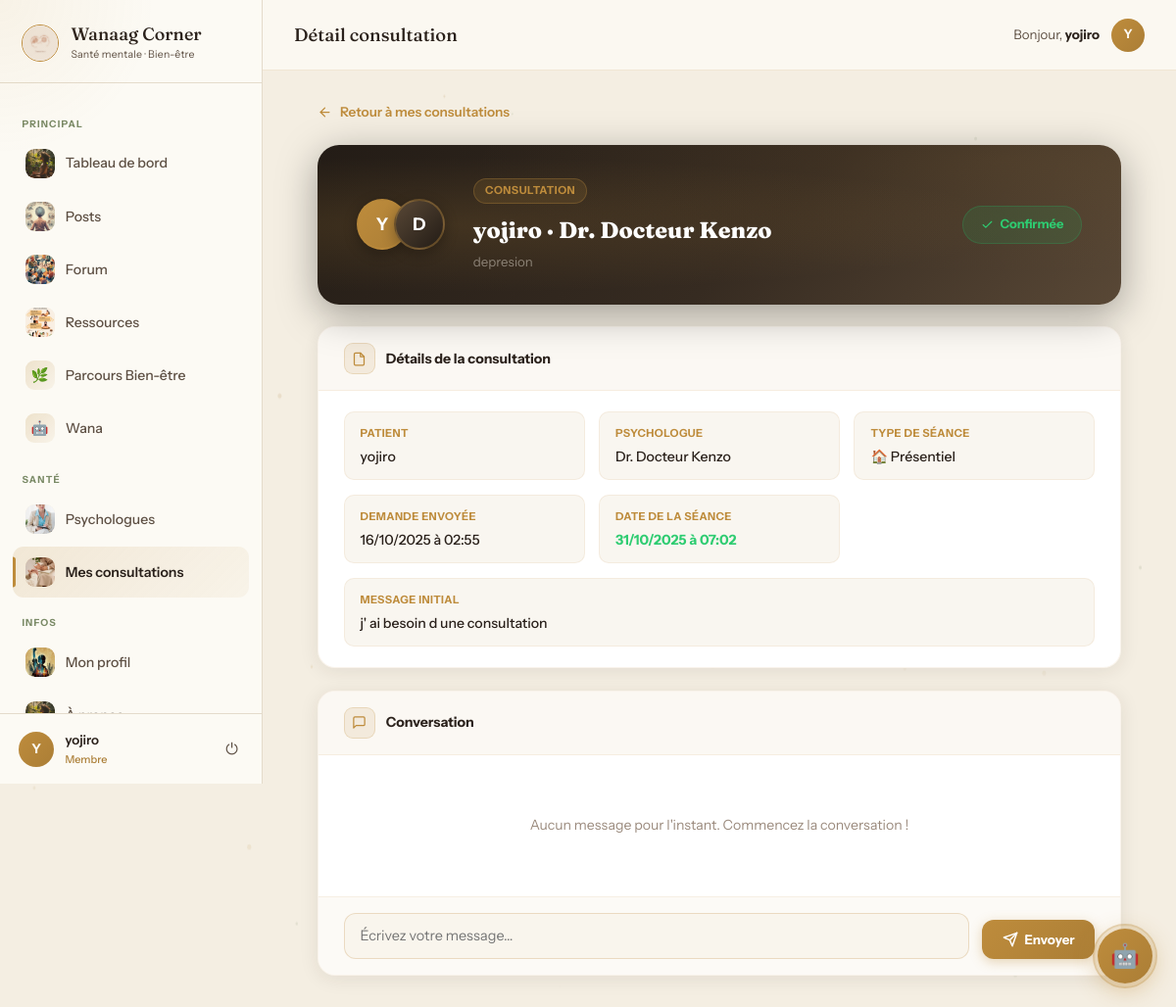
/consultation/1/ (signed in), run on the app's committed database.
### application/models.py (models this page shows, shortened)
class CustomUser(AbstractUser):
    pseudonyme = models.CharField(max_length=50, unique=True)
    email = models.EmailField(unique=True)
    photo = models.ImageField(upload_to='profiles/', blank=True, null=True, verbose_name="Photo de profil")
    bio = models.TextField(blank=True, max_length=300, verbose_name="Bio")
    USERNAME_FIELD = 'email'
    REQUIRED_FIELDS = ['username', 'pseudonyme']
    class Meta:
        verbose_name = 'Utilisateur'
        verbose_name_plural = 'Utilisateurs'

class ConsultationRequest(models.Model):
    STATUS_CHOICES = [
        ('en_attente', '⏳ En attente'),
        ('confirmee', '✅ Confirmée'),
        ('rejetee', '❌ Rejetée'),
        ('completee', '🏁 Complétée'),
        ('annulee', '🚫 Annulée'),
    ]
    TYPE_SEANCE_CHOICES = [
        ('presentiel', 'Présentiel'),
        ('visio', 'Visioconférence'),
    ]
    utilisateur = models.ForeignKey(
        settings.AUTH_USER_MODEL,
        on_delete=models.CASCADE,
        related_name='consultation_requests'
    )
    psychologue = models.ForeignKey(
        Psychologue,
        on_delete=models.CASCADE,
        related_name='consultation_requests'
    )
    sujet = models.CharField(max_length=200)
    message = models.TextField(max_length=2000)
    type_seance = models.CharField(
        max_length=15, choices=TYPE_SEANCE_CHOICES, default='presentiel',
        verbose_name="Type de séance"
    )
    statut = models.CharField(
        max_length=20,
        choices=STATUS_CHOICES,
        default='en_attente'
    )
    date_demande = models.DateTimeField(auto_now_add=True)
    date_reponse = models.DateTimeField(blank=True, null=True)
    reponse_psychologue = models.TextField(blank=True)
    date_prochaine_session = models.DateTimeField(blank=True, null=True)
    class Meta:
        ordering = ['-date_demande']
        verbose_name = "Demande de consultation"
        verbose_name_plural = "Demandes de consultation"

class Psychologue(models.Model):
    user = models.OneToOneField(
        settings.AUTH_USER_MODEL,
        on_delete=models.CASCADE,
        related_name='psychologue_profile'
    )
    specialites = models.CharField(
        max_length=200,
        help_text="Ex: Anxiété, Dépression, Stress - séparées par des virgules"
    )
    biographie = models.TextField(blank=True)
    experience_ans = models.IntegerField(default=0)
    photo = models.ImageField(
        upload_to='psychologues/',
        blank=True,
        null=True,
        verbose_name="Photo de profil"
    )
    est_actif = models.BooleanField(default=True)
    taux_reponse_moyen = models.FloatField(default=0.0)
    date_creation = models.DateTimeField(auto_now_add=True)
    class Meta:
        verbose_name = "Psychologue"
        verbose_name_plural = "Psychologues"

### application/views.py (the view, shortened to what this page needs)
@login_required
def consultation_detail(request, consultation_id):
    consultation = get_object_or_404(ConsultationRequest, id=consultation_id)
    if request.user != consultation.utilisateur and request.user != consultation.psychologue.user:
        return redirect('home')
    messages_list = consultation.messages.all()
    can_join_visio = False
    context = {
        'consultation': consultation,
        'chat_messages': messages_list,
        'can_join_visio': can_join_visio,
    }
    return render(request, 'application/consultation_detail.html', context)

### application/templates/application/consultation_detail.html (shortened to what this page needs)
{% extends 'application/base.html' %}
{% load static %}
{% block page_title %}Détail consultation{% endblock %}
{% block content %}
<div class="cd-wrap">
    {% if request.user.psychologue_profile %}
    <a href="{% url 'consultation_requests_list' %}" class="cd-back">
        <svg viewBox="0 0 24 24" fill="none" stroke="currentColor" stroke-width="2" stroke-linecap="round" stroke-linejoin="round"><line x1="19" y1="12" x2="5" y2="12"/><polyline points="12 19 5 12 12 5"/></svg>
        Retour aux demandes reçues
    </a>
    {% else %}
    <a href="{% url 'mes_consultations' %}" class="cd-back">
        <svg viewBox="0 0 24 24" fill="none" stroke="currentColor" stroke-width="2" stroke-linecap="round" stroke-linejoin="round"><line x1="19" y1="12" x2="5" y2="12"/><polyline points="12 19 5 12 12 5"/></svg>
        Retour à mes consultations
    </a>
    {% endif %}
    <div class="cd-hero">
        <div class="cd-hero-avatars">
            <div class="cd-av cd-av-patient">{{ consultation.utilisateur.pseudonyme|first|upper }}</div>
            <div class="cd-av cd-av-psy">{{ consultation.psychologue.user.pseudonyme|first|upper }}</div>
        </div>
        <div class="cd-hero-text">
            <div class="cd-hero-badge">Consultation</div>
            <div class="cd-hero-title">{{ consultation.utilisateur.pseudonyme }} · Dr. {{ consultation.psychologue.user.pseudonyme }}</div>
            <div class="cd-hero-sub">{{ consultation.sujet }}</div>
        </div>
        <div class="cd-status-pill {{ consultation.statut }}">
            {% if consultation.statut == 'en_attente' %}
            <svg viewBox="0 0 24 24" fill="none" stroke="currentColor" stroke-width="2" stroke-linecap="round" stroke-linejoin="round"><circle cx="12" cy="12" r="10"/><polyline points="12 6 12 12 16 14"/></svg>
            En attente
            {% elif consultation.statut == 'confirmee' %}
            <svg viewBox="0 0 24 24" fill="none" stroke="currentColor" stroke-width="2" stroke-linecap="round" stroke-linejoin="round"><polyline points="20 6 9 17 4 12"/></svg>
            Confirmée
            {% else %}
            <svg viewBox="0 0 24 24" fill="none" stroke="currentColor" stroke-width="2" stroke-linecap="round" stroke-linejoin="round"><line x1="18" y1="6" x2="6" y2="18"/><line x1="6" y1="6" x2="18" y2="18"/></svg>
            Rejetée
            {% endif %}
        </div>
    </div>
    <div class="cd-info-card">
        <div class="cd-info-header">
            <div class="cd-info-icon">
                <svg viewBox="0 0 24 24" fill="none" stroke="#be8c3c" stroke-width="2" stroke-linecap="round" stroke-linejoin="round"><path d="M14 2H6a2 2 0 00-2 2v16a2 2 0 002 2h12a2 2 0 002-2V8z"/><polyline points="14 2 14 8 20 8"/></svg>
            </div>
            <div class="cd-info-label">Détails de la consultation</div>
        </div>
        <div class="cd-info-body">
            <div class="cd-field">
                <div class="cd-field-lbl">Patient</div>
                <div class="cd-field-val">{{ consultation.utilisateur.pseudonyme }}</div>
            </div>
            <div class="cd-field">
                <div class="cd-field-lbl">Psychologue</div>
                <div class="cd-field-val">Dr. {{ consultation.psychologue.user.pseudonyme }}</div>
            </div>
            <div class="cd-field">
                <div class="cd-field-lbl">Type de séance</div>
                <div class="cd-field-val">
                    {% if consultation.type_seance == 'visio' %}
                    📹 Visioconférence
                    {% else %}
                    🏠 Présentiel
                    {% endif %}
                </div>
            </div>
            <div class="cd-field">
                <div class="cd-field-lbl">Demande envoyée</div>
                <div class="cd-field-val">{{ consultation.date_demande|date:"d/m/Y à H:i" }}</div>
            </div>
            {% if consultation.date_prochaine_session %}
            <div class="cd-field">
                <div class="cd-field-lbl">Date de la séance</div>
                <div class="cd-field-val" style="font-weight:700;color:#2ecc71;">
                    {{ consultation.date_prochaine_session|date:"d/m/Y à H:i" }}
                </div>
            </div>
            {% endif %}
            <div class="cd-field full">
                <div class="cd-field-lbl">Message initial</div>
                <div class="cd-field-val">{{ consultation.message }}</div>
            </div>
        </div>
    </div>
    <div class="cd-chat-card">
        <div class="cd-chat-header">
            <div class="cd-info-icon">
                <svg viewBox="0 0 24 24" fill="none" stroke="#be8c3c" stroke-width="2" stroke-linecap="round" stroke-linejoin="round"><path d="M21 15a2 2 0 01-2 2H7l-4 4V5a2 2 0 012-2h14a2 2 0 012 2z"/></svg>
            </div>
            <div class="cd-info-label">Conversation</div>
        </div>
        <div class="cd-chat-messages" id="chatMessages">
            {% if chat_messages %}
                {% for msg in chat_messages %}
                <div class="cd-msg {% if msg.auteur == request.user %}mine{% endif %}">
                    <div class="cd-msg-av {% if msg.auteur == consultation.utilisateur %}patient{% else %}psy{% endif %}">
                        {{ msg.auteur.pseudonyme|first|upper }}
                    </div>
                    <div>
                        <div class="cd-msg-bubble">{{ msg.contenu }}</div>
                        <div class="cd-msg-meta">
                            {{ msg.auteur.pseudonyme }} · {{ msg.date_envoi|date:"d/m H:i" }}
                        </div>
                    </div>
                </div>
                {% endfor %}
            {% else %}
                <div class="cd-chat-empty">Aucun message pour l'instant. Commencez la conversation !</div>
            {% endif %}
        </div>
        {% if consultation.statut in 'confirmee,en_attente' %}
        <div class="cd-send-wrap">
            <form method="post" class="cd-send-form">
                <textarea
                    name="contenu" class="cd-send-textarea"
                    placeholder="Écrivez votre message…"
                    rows="1" required
                    oninput="this.style.height='auto';this.style.height=this.scrollHeight+'px'"
                ></textarea>
                <button type="submit" class="cd-send-btn">
                    <svg viewBox="0 0 24 24" fill="none" stroke="currentColor" stroke-width="2.2" stroke-linecap="round" stroke-linejoin="round">
                        <line x1="22" y1="2" x2="11" y2="13"/><polygon points="22 2 15 22 11 13 2 9 22 2"/>
                    </svg>
                    Envoyer
                </button>
            </form>
        </div>
        {% endif %}
    </div>
</div>
{% endblock %}

### application/templates/application/base.html (shortened to what this page needs)
{% load static %}
<!DOCTYPE html>
<html lang="fr">
<head>
</head>
<body>
{% if user.is_authenticated %}
<aside class="sidebar" id="sidebar">
    <div class="sidebar-header">
        <img src="{% static 'images/logo.jpg' %}" alt="Logo" class="sidebar-logo-img">
        <div>
            <div class="sidebar-brand-name">Wanaag Corner</div>
            <div class="sidebar-brand-sub">Santé mentale · Bien-être</div>
        </div>
    </div>
    <nav class="sidebar-nav">
        <div class="nav-label">Principal</div>
        <a href="{% url 'dashboard' %}" class="nav-item {% if request.resolver_match.url_name == 'dashboard' %}active{% endif %}">
            <span class="nav-icon"><img src="{% static 'images/espace-bien-etre.jpg' %}" alt=""></span> Tableau de bord
        </a>
        <a href="{% url 'posts_feed' %}" class="nav-item {% if request.resolver_match.url_name == 'posts_feed' %}active{% endif %}">
            <span class="nav-icon"><img src="{% static 'images/posts.jpg' %}" alt=""></span> Posts
        </a>
        <a href="{% url 'forum_home' %}" class="nav-item {% if 'forum' in request.resolver_match.url_name %}active{% endif %}">
            <span class="nav-icon"><img src="{% static 'images/forum.jpg' %}" alt=""></span> Forum
        </a>
        <a href="{% url 'ressources_home' %}" class="nav-item {% if 'ressource' in request.resolver_match.url_name %}active{% endif %}">
            <span class="nav-icon"><img src="{% static 'images/ressources.jpg' %}" alt=""></span> Ressources
        </a>
        <a href="{% url 'parcours_home' %}" class="nav-item {% if 'parcours' in request.resolver_match.url_name %}active{% endif %}">
            <span class="nav-icon" style="background:linear-gradient(135deg,rgba(190,140,60,.22),rgba(190,140,60,.06));border-radius:9px;display:flex;align-items:center;justify-content:center;font-size:.9rem;">🌿</span> Parcours Bien-être
        </a>
        <a href="{% url 'chatbot' %}" class="nav-item {% if request.resolver_match.url_name == 'chatbot' %}active{% endif %}" style="position:relative;">
            <span class="nav-icon" style="background:linear-gradient(135deg,rgba(190,140,60,.22),rgba(190,140,60,.06));border-radius:9px;display:flex;align-items:center;justify-content:center;font-size:.9rem;">🤖</span>
            Wana
        </a>
        {% if not user.psychologue_profile %}
        <div class="nav-label">Santé</div>
        <a href="{% url 'psychologues_list' %}" class="nav-item {% if request.resolver_match.url_name == 'psychologues_list' %}active{% endif %}">
            <span class="nav-icon"><img src="{% static 'images/psychologue.jpg' %}" alt=""></span> Psychologues
        </a>
        <a href="{% url 'mes_consultations' %}" class="nav-item {% if 'consultation' in request.resolver_match.url_name %}active{% endif %}">
            <span class="nav-icon"><img src="{% static 'images/consultation.jpg' %}" alt=""></span> Mes consultations
        </a>
        {% endif %}
        <div class="nav-label">Infos</div>
        <a href="{% url 'profile' %}" class="nav-item {% if request.resolver_match.url_name == 'profile' %}active{% endif %}">
            <span class="nav-icon">
                {% if user.photo %}<img src="{{ user.photo.url }}" alt="" style="width:100%;height:100%;object-fit:cover;border-radius:9px;">
                {% else %}<img src="{% static 'images/photo-de-profil.jpg' %}" alt="">{% endif %}
            </span> Mon profil
        </a>
        <a href="{% url 'about' %}" class="nav-item {% if request.resolver_match.url_name == 'about' %}active{% endif %}">
            <span class="nav-icon"><img src="{% static 'images/espace-bien-etre.jpg' %}" alt=""></span> À propos
        </a>
    </nav>
    <div class="sidebar-user">
        <div class="avatar-sidebar">{{ user.pseudonyme|first|upper }}</div>
        <div class="sidebar-user-info">
            <div class="sidebar-user-name">{{ user.pseudonyme }}</div>
            <div class="sidebar-user-role">{% if user.psychologue_profile %}🩺 Psychologue{% else %}Membre{% endif %}</div>
        </div>
        <form method="post" action="{% url 'logout' %}" style="margin:0;">
            <button type="submit" class="logout-btn" title="Déconnexion">⏻</button>
        </form>
    </div>
</aside>
<div class="app-main">
    <header class="app-topbar">
        <div class="topbar-left">
            <span class="topbar-title">{% block page_title %}Wanaag Corner{% endblock %}</span>
        </div>
        <div class="topbar-right">
            <span class="topbar-greeting">Bonjour, <strong>{{ user.pseudonyme }}</strong></span>
            <div class="avatar-topbar">{{ user.pseudonyme|first|upper }}</div>
        </div>
    </header>
    <div class="app-content">
{% endif %}
{% block content %}{% endblock %}
{% if user.is_authenticated %}
    </div>
</div>
{% endif %}
{% if user.is_authenticated %}
{% url 'chatbot_send' as chatbot_send_url %}
{% url 'chatbot' as chatbot_url %}
<div id="chatWidget">
    <button class="wgt-bubble" id="wgtBubble" onclick="wgtToggle()" title="Parler à Wana">
        <span id="wgtIconOpen">🤖</span>
        <span class="wgt-pulse-ring"></span>
    </button>
</div>
{% endif %}
</body>
</html>

### data on the page
CustomUser: photo (picture), pseudonyme|first "Y", pseudonyme "yojiro"
ConsultationRequest: utilisateur.pseudonyme|first "Y", psychologue.user.pseudonyme|first "D", utilisateur.pseudonyme "yojiro", psychologue.user.pseudonyme "Docteur Kenzo", sujet "depresion", date_demande "16/10/2025 à 02:55", date_prochaine_session "31/10/2025 à 07:02", message "j' ai besoin d une consultation"
